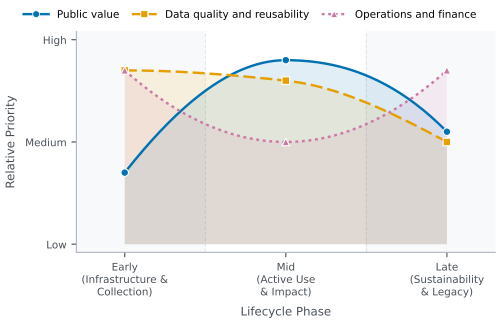

Recreate this plot in Python.
"""
figure1_lifecycle_curves.py
----------------------------
Reproduces Figure 1 for:
  "Metrics that Drive Decisions: A Lifecycle Framework for Evaluating
   NIH Common Fund Data Ecosystem Investments"

Generates a line/area plot showing how the relative priority of each
evaluation domain shifts across the three lifecycle phases.

Requirements: numpy, matplotlib, scipy
  pip install numpy matplotlib scipy
  (or: uv add numpy matplotlib scipy)

Output: figure1_lifecycle_curves.png  (600 dpi raster)
        figure1_lifecycle_curves.pdf  (vector, for submission)

Both are drawn at Trends Open's print size: 12.7 cm (5 in) wide, the maximum
for a figure with its legend below. No text is smaller than 7 pt at that size.

Run:
  python figure1_lifecycle_curves.py
"""

import matplotlib
matplotlib.use("Agg")  # non-interactive backend — no display required
matplotlib.rcParams["pdf.fonttype"] = 42  # embed TrueType so PDF text stays editable
import numpy as np
import matplotlib.pyplot as plt
from matplotlib.lines import Line2D
from scipy.interpolate import PchipInterpolator

# ---------------------------------------------------------------------------
# 1. Data — relative priority of each domain at each lifecycle phase
#    Scale: 0 (low) to 1 (high). Values reflect the paper's core argument.
# ---------------------------------------------------------------------------

# Phase positions on the x-axis (arbitrary units; labels override tick text)
phases = np.array([0.0, 1.0, 2.0])
phase_labels = ["Early\n(Infrastructure &\nCollection)",
                "Mid\n(Active Use\n& Impact)",
                "Late\n(Sustainability\n& Legacy)"]

# Relative priority per domain per phase
priorities = {
    "Public value":                 np.array([0.35, 0.90, 0.55]),
    "Data quality and reusability": np.array([0.85, 0.80, 0.50]),
    "Operations and finance":       np.array([0.85, 0.50, 0.85]),
}

# Colors — Okabe-Ito, safe for colour-vision deficiency (no red/green pair).
# Line style and marker also differ per domain, so the curves stay
# distinguishable in greyscale print.
colors = {
    "Public value":                 "#0072B2",   # blue
    "Data quality and reusability": "#E69F00",   # orange
    "Operations and finance":       "#CC79A7",   # reddish purple
}

linestyles = {
    "Public value":                 "solid",
    "Data quality and reusability": (0, (5, 2)),       # dashed
    "Operations and finance":       (0, (1.2, 1.5)),   # dotted
}

markers = {
    "Public value":                 "o",
    "Data quality and reusability": "s",
    "Operations and finance":       "^",
}

# ---------------------------------------------------------------------------
# 2. Interpolate smooth curves between the three phase anchor points
# ---------------------------------------------------------------------------

x_smooth = np.linspace(0, 2, 300)

interpolated = {}
for name, values in priorities.items():
    interp = PchipInterpolator(phases, values)
    y = interp(x_smooth)
    # Clamp to [0, 1] — PchipInterpolator can occasionally overshoot slightly
    y = np.clip(y, 0.0, 1.0)
    interpolated[name] = y

# ---------------------------------------------------------------------------
# 3. Plot
# ---------------------------------------------------------------------------

FIGURE_WIDTH_CM = 12.7   # Trends Open maximum width, legend below the figure
FIGURE_HEIGHT_CM = 8.2
CM_PER_INCH = 2.54

FONT_PT = 7.5           # tick labels and legend; keep >= 7 pt at print size
AXIS_LABEL_PT = 8.5

fig, ax = plt.subplots(
    figsize=(FIGURE_WIDTH_CM / CM_PER_INCH, FIGURE_HEIGHT_CM / CM_PER_INCH),
    layout="constrained",
)

# Subtle phase background bands
ax.axvspan(-0.3,  0.5, color="#f8f9fa", zorder=0)
ax.axvspan( 0.5,  1.5, color="#ffffff", zorder=0)
ax.axvspan( 1.5,  2.3, color="#f8f9fa", zorder=0)

# Vertical phase dividers
for x in [0.5, 1.5]:
    ax.axvline(x, color="#dee2e6", linewidth=0.75, linestyle="--", zorder=1)

# Curves + filled areas
for name, y in interpolated.items():
    c = colors[name]
    ax.fill_between(x_smooth, 0, y, color=c, alpha=0.12, linewidth=0, zorder=2)
    ax.plot(x_smooth, y, color=c, linestyle=linestyles[name],
            linewidth=1.75, zorder=3, label=name)
    # Anchor point markers
    ax.scatter(phases, priorities[name],
               color=c, marker=markers[name],
               s=30, zorder=4, edgecolors="white", linewidths=0.8)

# ---------------------------------------------------------------------------
# 4. Axes and labels
# ---------------------------------------------------------------------------

ax.set_xlim(-0.3, 2.3)
ax.set_ylim(-0.04, 1.04)

ax.set_xticks(phases)
ax.set_xticklabels(phase_labels, fontsize=FONT_PT)
ax.set_yticks([0.0, 0.5, 1.0])
ax.set_yticklabels(["Low", "Medium", "High"], fontsize=FONT_PT)

ax.set_ylabel("Relative Priority", fontsize=AXIS_LABEL_PT, labelpad=6)
ax.set_xlabel("Lifecycle Phase", fontsize=AXIS_LABEL_PT, labelpad=6)

ax.spines["top"].set_visible(False)
ax.spines["right"].set_visible(False)
ax.spines["left"].set_color("#adb5bd")
ax.spines["bottom"].set_color("#adb5bd")
ax.tick_params(axis="both", colors="#495057")
ax.yaxis.label.set_color("#495057")
ax.xaxis.label.set_color("#495057")

# ---------------------------------------------------------------------------
# 5. Legend — above the plot, top center
# ---------------------------------------------------------------------------

# Line + marker handles, so the legend keys match the curves in greyscale too
handles = [
    Line2D([], [], color=colors[n], linestyle=linestyles[n], linewidth=1.75,
           marker=markers[n], markersize=5, markeredgecolor="white",
           markeredgewidth=0.6, label=n)
    for n in priorities
]
fig.legend(handles=handles, loc="outside upper center",
           ncol=3, frameon=False, fontsize=FONT_PT,
           handlelength=2.4, columnspacing=1.2)

# ---------------------------------------------------------------------------
# 6. Save
# ---------------------------------------------------------------------------

# No bbox_inches="tight": it would change the canvas away from the print width.
for ext in ("png", "pdf"):
    fname = f"figure1_lifecycle_curves.{ext}"
    fig.savefig(fname, dpi=600, facecolor="white", edgecolor="none",
                metadata={"CreationDate": None} if ext == "pdf" else None)
    print(f"Saved: {fname}")

print("Done.")
